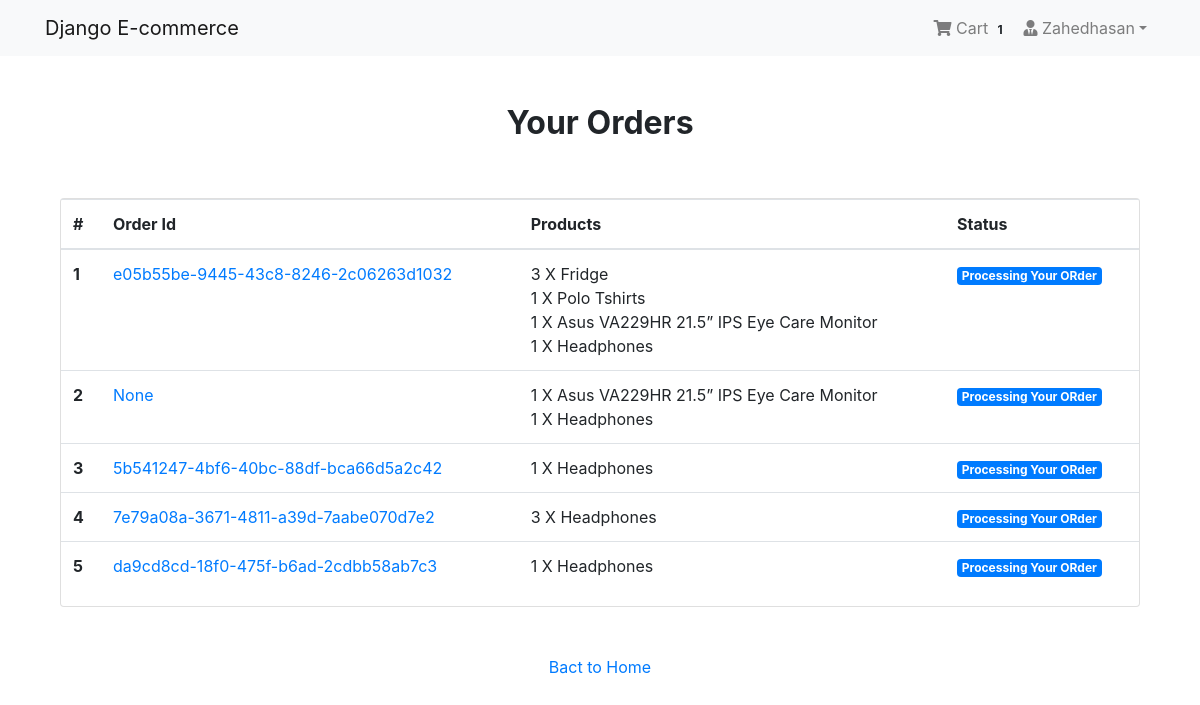
/payment/orders/ (signed in), run on the app's committed database.
### App_Login/models.py (models this page shows, shortened)
class User(AbstractBaseUser, PermissionsMixin):
    email = models.EmailField(unique=True, null=False)
    is_staff = models.BooleanField(
        ugettext_lazy('staff status'),
        default=False,
        help_text = ugettext_lazy('Designates whether the user can log in this site')
    )
    is_active = models.BooleanField(
        ugettext_lazy('active'),
        default=True,
        help_text=ugettext_lazy('Designates whether this user should be treated as active. Unselect this instead of deleting accounts')
    )
    USERNAME_FIELD = 'email'
    objects = MyUserManager()

class Profile(models.Model):
    user = models.OneToOneField(User, on_delete=models.CASCADE, related_name='profile')
    username = models.CharField(max_length=264, blank=True)
    full_name = models.CharField(max_length=264, blank=True)
    address_1 = models.TextField(max_length=300, blank=True)
    city = models.CharField(max_length=40, blank=True)
    zipcode = models.CharField(max_length=10, blank=True)
    country = models.CharField(max_length=50, blank=True)
    phone = models.CharField(max_length=20, blank=True)
    date_joined = models.DateTimeField(auto_now_add=True)

### App_Order/models.py (models this page shows, shortened)
class Order(models.Model):
    orderitems=models.ManyToManyField(Cart)
    user=models.ForeignKey(settings.AUTH_USER_MODEL,on_delete=models.CASCADE)
    ordered=models.BooleanField(default=False)
    created=models.DateTimeField(auto_now_add=True)
    paymentId=models.CharField(max_length=264,blank=True,null=True)
    orderId=models.CharField(max_length=265,blank=True,null=True)

class Cart(models.Model):
    user=models.ForeignKey(settings.AUTH_USER_MODEL,on_delete=models.CASCADE,related_name='cart')
    item=models.ForeignKey(Product,on_delete=models.CASCADE)
    quantity=models.IntegerField(default=1)
    purchased=models.BooleanField(False)
    created=models.DateTimeField(auto_now_add=True)
    updated=models.DateTimeField(auto_now=True)
    def __str__(self):
        return f'{self.quantity} X {self.item}'

### App_Shop/models.py (models this page shows)
class Product(models.Model):
    mainimage=models.ImageField(upload_to='Products')
    name=models.CharField(max_length=264)
    category=models.ForeignKey(Category, on_delete=models.CASCADE,related_name='Category')
    preview_text=models.TextField(max_length=200,verbose_name='preview_text')
    detail_text=models.TextField(max_length=1000,verbose_name='Description')
    price=models.FloatField()
    old_price=models.FloatField(default=0.00)
    Created=models.DateTimeField(auto_now_add=True)
    def __str__(self):
        return self.name
    class Meta:
        ordering=['-Created',]

### App_Payment/views.py (the view)
# urls.py: path('orders/', views.order_view, name="orders"),
@login_required
def order_view(request):
    try:
        orders = Order.objects.filter(user=request.user, ordered=True)
        context = {"orders": orders}
    except:
        messages.warning(request, "You do no have an active order")
        return redired("App_Shop:home")
    return render(request, "App_Payment/order.html", context)

### App_Order/templatetags/cart_tag.py (called while the page is built)
@register.filter
def cart_total(user):
    order = Order.objects.filter(user=user, ordered=False)
    if order.exists():
        return order[0].orderitems.count()
    else:
        return 0

### templates/App_Payment/order.html
{% extends 'base.html' %}
{% block body_block %}
<div class="container mt-5">
  <h2 class="text-center"><strong>Your Orders</strong></h2>
  <div class="row">
    <div class="col-md-12">
      <div class="card mt-5" style="height:auto">
        <div class="table-responsive">
          <table class="table">
            <thead>
              <tr>
                <th scope="col">#</th>
                <th scope="col">Order Id</th>
                <th scope="col">Products</th>
                <th scope="col">Status</th>
              </tr>
            </thead>
            <tbody>
              {% for order in orders %}
              <tr>
                <th scope="row">{{ forloop.counter }}</th>
                <td><a href="#">{{ order.orderId }}</a></td>
                <td>
                  {% for item in order.orderitems.all %} {{item}} <br> {% endfor %}
                </td>
                <td><span class="badge badge-primary">Processing Your ORder</span></td>
              </tr>
              {% endfor %}
            </tbody>
          </table>
        </div>
      </div>
    </div>
    <div class="col-md-12 my-5 text-center">
      <a href="{% url 'App_Shop:home' %}">Bact to Home</a>
    </div>
  </div>
</div>
{% endblock %}

### templates/navbar.html (shortened to what this page needs)
{% load cart_tag %}
<nav class="navbar navbar-expand-lg navbar-light bg-light">
  <div class="container">
    <a class="navbar-brand" href="{% url 'App_Shop:home' %}">Django E-commerce</a>
    <div class="collapse navbar-collapse" id="navbarNav">
      <ul class="navbar-nav ml-auto">
        {% if request.user.is_authenticated %}
        <li class="nav-item">
          <a href="{% url 'App_Order:cart'%}" class="nav-link">
            <i class="fa fa-shopping-cart"></i> Cart
            <span class="badge badge-light">{{request.user|cart_total}}</span>
          </a>
        </li>
        <li class="nav-item dropdown">
          <a class="nav-link dropdown-toggle" href="#" id="navbarDropdown" role="button" data-toggle="dropdown" aria-haspopup="true" aria-expanded="false">
            <i class="fas fa-user-tie"></i> {{request.user.profile.username}}</a>
        </li>
        {% else %}
        <li class="nav-item">
          <a href="{% url 'App_Login:login' %}" class="btn btn-primary">Login</a>
        </li>
        {% endif %}
      </ul>
    </div>
  </div>
</nav>

### templates/base.html (style rules this page uses)
.card { height: 350px; }

### data on the page
User: user|cart_total "1", user.profile.username "Zahedhasan"
Order: orderId "e05b55be-9445-43c8-8246-2c06263d1032"
Cart: quantity+item "3 X Fridge"
Cart: quantity+item "1 X Polo Tshirts"
Cart: quantity+item "1 X Asus VA229HR 21.5” IPS Eye Care Monitor"
Cart: quantity+item "1 X Headphones"
Order: orderId "None"
Cart: quantity+item "1 X Asus VA229HR 21.5” IPS Eye Care Monitor"
Cart: quantity+item "1 X Headphones"
Order: orderId "5b541247-4bf6-40bc-88df-bca66d5a2c42"
Cart: quantity+item "1 X Headphones"
Order: orderId "7e79a08a-3671-4811-a39d-7aabe070d7e2"
Cart: quantity+item "3 X Headphones"
Order: orderId "da9cd8cd-18f0-475f-b6ad-2cdbb58ab7c3"
Cart: quantity+item "1 X Headphones"
